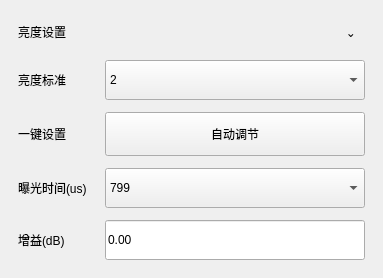
                  <widget class="QFrame" name="allBrightnessCard">
                   <property name="frameShape">
                    <enum>QFrame::NoFrame</enum>
                   </property>
                   <property name="card" stdset="0">
                    <bool>true</bool>
                   </property>
                   <layout class="QVBoxLayout" name="verticalLayout_allBrightnessCard">
                    <property name="spacing">
                     <number>14</number>
                    </property>
                    <property name="leftMargin">
                     <number>18</number>
                    </property>
                    <property name="topMargin">
                     <number>18</number>
                    </property>
                    <property name="rightMargin">
                     <number>18</number>
                    </property>
                    <property name="bottomMargin">
                     <number>18</number>
                    </property>
                    <item>
                     <widget class="QFrame" name="allBrightnessCardHeaderFrame">
                      <property name="frameShape">
                       <enum>QFrame::NoFrame</enum>
                      </property>
                      <layout class="QHBoxLayout" name="horizontalLayout_allBrightnessCardHeader">
                       <property name="spacing">
                        <number>0</number>
                       </property>
                       <property name="leftMargin">
                        <number>0</number>
                       </property>
                       <property name="topMargin">
                        <number>0</number>
                       </property>
                       <property name="rightMargin">
                        <number>0</number>
                       </property>
                       <property name="bottomMargin">
                        <number>0</number>
                       </property>
                       <item>
                        <widget class="QLabel" name="allBrightnessCardTitleLabel">
                         <property name="text">
                          <string>亮度设置</string>
                         </property>
                         <property name="cardTitle" stdset="0">
                          <bool>true</bool>
                         </property>
                        </widget>
                       </item>
                       <item>
                        <spacer name="horizontalSpacer_allBrightnessCardHeader">
                         <property name="orientation">
                          <enum>Qt::Horizontal</enum>
                         </property>
                         <property name="sizeHint" stdset="0">
                          <size>
                           <width>40</width>
                           <height>20</height>
                          </size>
                         </property>
                        </spacer>
                       </item>
                       <item>
                        <widget class="QToolButton" name="allBrightnessCardCollapseButton">
                         <property name="minimumSize">
                          <size>
                           <width>28</width>
                           <height>28</height>
                          </size>
                         </property>
                         <property name="text">
                          <string>⌄</string>
                         </property>
                         <property name="autoRaise">
                          <bool>true</bool>
                         </property>
                        </widget>
                       </item>
                      </layout>
                     </widget>
                    </item>
                    <item>
                     <widget class="QFrame" name="allBrightnessFormFrame">
                      <property name="frameShape">
                       <enum>QFrame::NoFrame</enum>
                      </property>
                      <layout class="QGridLayout" name="gridLayout_allBrightness">
                       <property name="leftMargin">
                        <number>0</number>
                       </property>
                       <property name="topMargin">
                        <number>0</number>
                       </property>
                       <property name="rightMargin">
                        <number>0</number>
                       </property>
                       <property name="bottomMargin">
                        <number>0</number>
                       </property>
                       <property name="horizontalSpacing">
                        <number>18</number>
                       </property>
                       <property name="verticalSpacing">
                        <number>12</number>
                       </property>
                       <item row="0" column="0">
                        <widget class="QLabel" name="brightnessStandardLabel">
                         <property name="text">
                          <string>亮度标准</string>
                         </property>
                         <property name="formLabel" stdset="0">
                          <bool>true</bool>
                         </property>
                        </widget>
                       </item>
                       <item row="0" column="1">
                        <widget class="QComboBox" name="brightnessStandardComboBox">
                         <property name="minimumSize">
                          <size>
                           <width>260</width>
                           <height>40</height>
                          </size>
                         </property>
                         <item>
                          <property name="text">
                           <string>2</string>
                          </property>
                         </item>
                        </widget>
                       </item>
                       <item row="1" column="0">
                        <widget class="QLabel" name="allAutoAdjustLabel">
                         <property name="text">
                          <string>一键设置</string>
                         </property>
                         <property name="formLabel" stdset="0">
                          <bool>true</bool>
                         </property>
                        </widget>
                       </item>
                       <item row="1" column="1">
                        <widget class="QPushButton" name="allAutoAdjustButton">
                         <property name="minimumSize">
                          <size>
                           <width>260</width>
                           <height>44</height>
                          </size>
                         </property>
                         <property name="text">
                          <string>自动调节</string>
                         </property>
                         <property name="softButton" stdset="0">
                          <bool>true</bool>
                         </property>
                        </widget>
                       </item>
                       <item row="2" column="0">
                        <widget class="QLabel" name="exposureTimeLabel">
                         <property name="text">
                          <string>曝光时间(us)</string>
                         </property>
                         <property name="formLabel" stdset="0">
                          <bool>true</bool>
                         </property>
                        </widget>
                       </item>
                       <item row="2" column="1">
                        <widget class="QComboBox" name="exposureTimeComboBox">
                         <property name="minimumSize">
                          <size>
                           <width>260</width>
                           <height>40</height>
                          </size>
                         </property>
                         <item>
                          <property name="text">
                           <string>799</string>
                          </property>
                         </item>
                        </widget>
                       </item>
                       <item row="3" column="0">
                        <widget class="QLabel" name="gainLabel">
                         <property name="text">
                          <string>增益(dB)</string>
                         </property>
                         <property name="formLabel" stdset="0">
                          <bool>true</bool>
                         </property>
                        </widget>
                       </item>
                       <item row="3" column="1">
                        <widget class="QLineEdit" name="gainLineEdit">
                         <property name="minimumSize">
                          <size>
                           <width>260</width>
                           <height>40</height>
                          </size>
                         </property>
                         <property name="text">
                          <string>0.00</string>
                         </property>
                        </widget>
                       </item>
                      </layout>
                     </widget>
                    </item>
                   </layout>
                  </widget>
